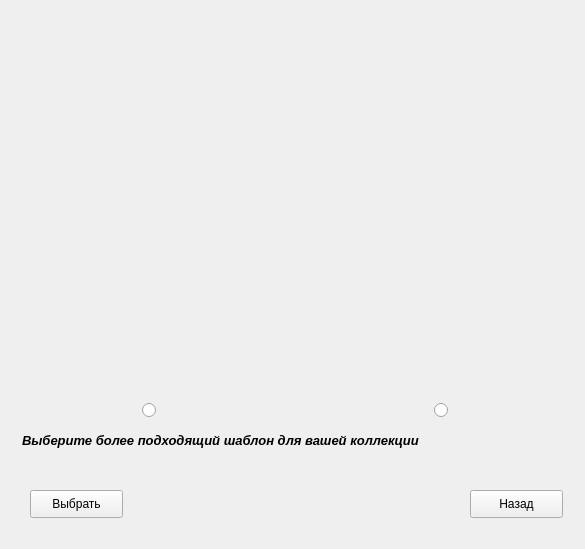
<?xml version="1.0" encoding="UTF-8"?>
<ui version="4.0">
 <class>Form</class>
 <widget class="QWidget" name="Form">
  <property name="geometry">
   <rect>
    <x>0</x>
    <y>0</y>
    <width>585</width>
    <height>549</height>
   </rect>
  </property>
  <property name="windowTitle">
   <string>Form</string>
  </property>
  <widget class="QRadioButton" name="form_1">
   <property name="geometry">
    <rect>
     <x>142</x>
     <y>400</y>
     <width>21</width>
     <height>20</height>
    </rect>
   </property>
   <property name="text">
    <string/>
   </property>
  </widget>
  <widget class="QRadioButton" name="form_2">
   <property name="geometry">
    <rect>
     <x>434</x>
     <y>400</y>
     <width>21</width>
     <height>20</height>
    </rect>
   </property>
   <property name="text">
    <string/>
   </property>
  </widget>
  <widget class="QPushButton" name="choiceButton">
   <property name="geometry">
    <rect>
     <x>30</x>
     <y>490</y>
     <width>93</width>
     <height>28</height>
    </rect>
   </property>
   <property name="text">
    <string>Выбрать</string>
   </property>
  </widget>
  <widget class="QPushButton" name="exitButton">
   <property name="geometry">
    <rect>
     <x>470</x>
     <y>490</y>
     <width>93</width>
     <height>28</height>
    </rect>
   </property>
   <property name="text">
    <string>Назад</string>
   </property>
  </widget>
  <widget class="QWidget" name="horizontalLayoutWidget">
   <property name="geometry">
    <rect>
     <x>32</x>
     <y>30</y>
     <width>251</width>
     <height>351</height>
    </rect>
   </property>
   <layout class="QHBoxLayout" name="layout_1"/>
  </widget>
  <widget class="QWidget" name="horizontalLayoutWidget_2">
   <property name="geometry">
    <rect>
     <x>302</x>
     <y>30</y>
     <width>251</width>
     <height>351</height>
    </rect>
   </property>
   <layout class="QHBoxLayout" name="layout_2"/>
  </widget>
  <widget class="QLabel" name="label">
   <property name="geometry">
    <rect>
     <x>22</x>
     <y>420</y>
     <width>551</width>
     <height>41</height>
    </rect>
   </property>
   <property name="font">
    <font>
     <pointsize>10</pointsize>
     <weight>75</weight>
     <italic>true</italic>
     <bold>true</bold>
    </font>
   </property>
   <property name="text">
    <string>Выберите более подходящий шаблон для вашей коллекции</string>
   </property>
  </widget>
 </widget>
 <resources/>
 <connections/>
</ui>
